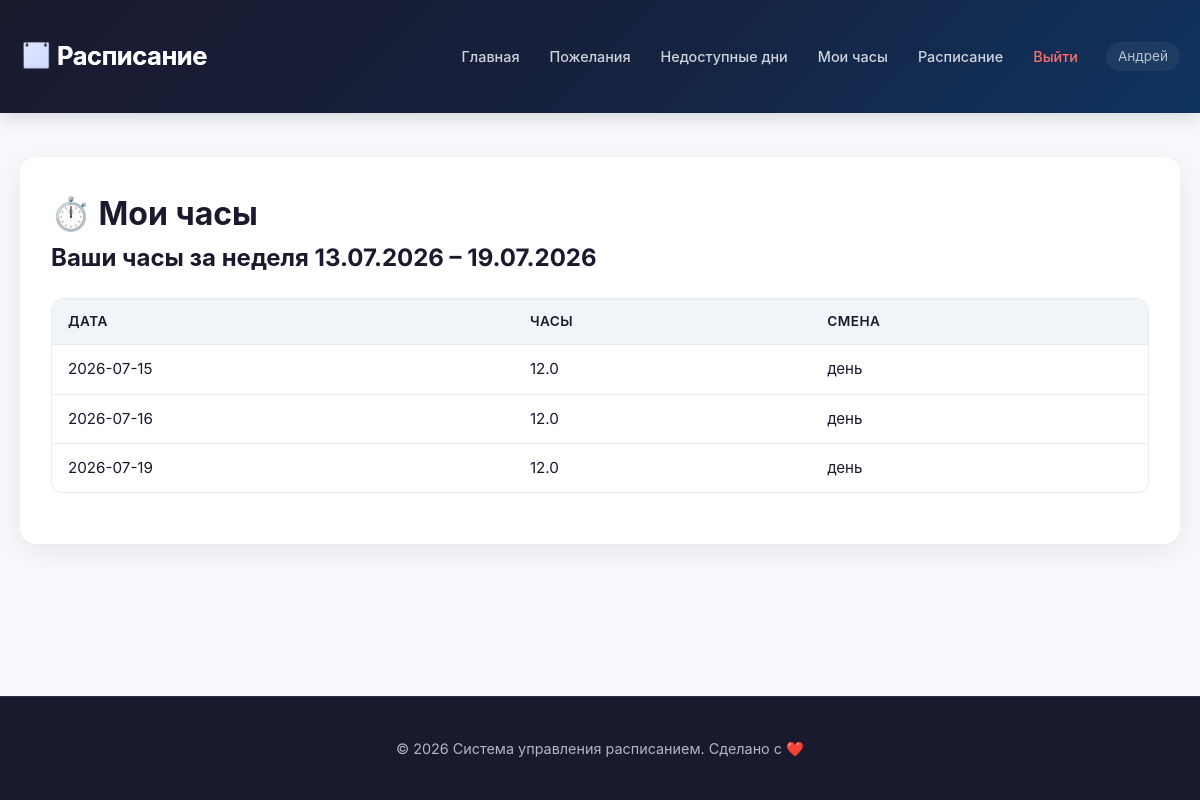
The page /hours (signed in) on the database its author committed.
### tables this page shows
CREATE TABLE hours
                         (id INTEGER PRIMARY KEY,
                          account_id INTEGER,
                          date TEXT,
                          hours REAL,
                          shift TEXT,
                          FOREIGN KEY(account_id) REFERENCES accounts(id));

### app.py (the view)
@app.route('/hours')
def view_hours():
    user = None
    if 'user_id' in session:
        user = db.get_account_by_id(session['user_id'])
    if not user:
        flash('❌ Сначала войдите в систему', 'error')
        return redirect(url_for('login'))
    if user['role'] == 'admin':
        hours = db.get_hours()
        return render_template('hours.html', hours=hours, user=user, is_admin=True)
    else:
        week_start_str = db.get_schedule_week_start()
        if week_start_str:
            week_start = datetime.strptime(week_start_str, '%Y-%m-%d').date()
            week_end = week_start + timedelta(days=6)
            hours = db.get_hours_for_user_week(user['id'], week_start_str, week_end.strftime('%Y-%m-%d'))
            week_label = f"неделя {week_start.strftime('%d.%m.%Y')} – {week_end.strftime('%d.%m.%Y')}"
        else:
            hours = db.get_hours_for_user_last_week(user['id'])
            start, end = get_last_week_range()
            week_label = f"прошлая неделя {start.strftime('%d.%m.%Y')} – {end.strftime('%d.%m.%Y')}"
        return render_template('hours.html', hours=hours, user=user, is_admin=False, week_label=week_label)

### database.py (called while the page is built)
    def get_account_by_id(self, account_id):
        self.c.execute('SELECT id, username, full_name, role FROM accounts WHERE id = ?', (account_id,))
        row = self.c.fetchone()
        if row:
            return {'id': row[0], 'username': row[1], 'full_name': row[2], 'role': row[3]}
        return None

    def get_hours_for_user_week(self, account_id, start_date, end_date):
        self.c.execute('SELECT date, hours, shift FROM hours WHERE account_id = ? AND date BETWEEN ? AND ? ORDER BY date',
                       (account_id, start_date, end_date))
        return self.c.fetchall()

    def get_setting(self, key, default=None):
        self.c.execute('SELECT value FROM settings WHERE key = ?', (key,))
        row = self.c.fetchone()
        return row[0] if row else default

    def get_schedule_week_start(self):
        return self.get_setting('schedule_week_start')

### templates/hours.html (shortened to what this page needs)
{% extends "base.html" %}
{% block content %}
<h1 style="font-size: 2rem; font-weight: 700;">⏱️ Мои часы</h1>
{% if is_admin %}
    <h2>Общая сводка</h2>
    {% if hours %}
        <div class="table-responsive">
            <table>
                <thead><tr><th>Сотрудник</th><th>Всего часов</th></tr></thead>
                <tbody>
                    {% for name, total in hours %}
                        <tr><td>{{ name }}</td><td><strong>{{ total }}</strong></td></tr>
                    {% endfor %}
                </tbody>
            </table>
        </div>
    {% else %}
        <p class="text-muted">Нет данных.</p>
    {% endif %}
{% else %}
    <h2>Ваши часы за {{ week_label }}</h2>
    {% if hours %}
        <div class="table-responsive">
            <table>
                <thead><tr><th>Дата</th><th>Часы</th><th>Смена</th></tr></thead>
                <tbody>
                    {% for date, h, shift in hours %}
                        <tr><td>{{ date }}</td><td>{{ h }}</td><td>{{ shift }}</td></tr>
                    {% endfor %}
                </tbody>
            </table>
        </div>
    {% else %}
        <p class="text-muted">Нет записей о часах за этот период.</p>
    {% endif %}
{% endif %}
{% endblock %}

### templates/base.html (style rules this page uses)
:root { --primary: #4361ee; --primary-dark: #3a56d4; --secondary: #3f37c9; --accent: #4895ef; --success: #4caf50; --danger: #f44336; --warning: #ff9800; --light-bg: #f8f9fc; --card-bg: #ffffff; --text: #1a1a2e; --text-light: #6c757d; --shadow: 0 8px 30px rgba(0,0,0,0.08); --radius: 16px; --transition: all 0.3s ease; }
* { box-sizing: border-box; margin: 0; padding: 0; }
body { font-family: 'Inter', -apple-system, BlinkMacSystemFont, 'Segoe UI', Roboto, sans-serif; background: var(--light-bg); color: var(--text); min-height: 100vh; display: flex; flex-direction: column; line-height: 1.6; }
.table-responsive { overflow-x: auto; -webkit-overflow-scrolling: touch; margin: 20px 0; border-radius: 12px; border: 1px solid #e9ecef; }
table { width: 100%; border-collapse: collapse; min-width: 600px; font-size: 0.95rem; }
th, td { padding: 12px 16px; text-align: left; border-bottom: 1px solid #e9ecef; }
th { background: #f1f4f9; font-weight: 600; color: var(--text); font-size: 0.85rem; text-transform: uppercase; letter-spacing: 0.5px; }
tr:last-child td { border-bottom: none; }

### rows shown on the page
hours: date "2026-07-15", hours "12.0", shift "день"
hours: date "2026-07-16", hours "12.0", shift "день"
hours: date "2026-07-19", hours "12.0", shift "день"

### other values the page prints
{{ session.full_name }} "Андрей"
{{ week_label }} "неделя 13.07.2026 – 19.07.2026"
